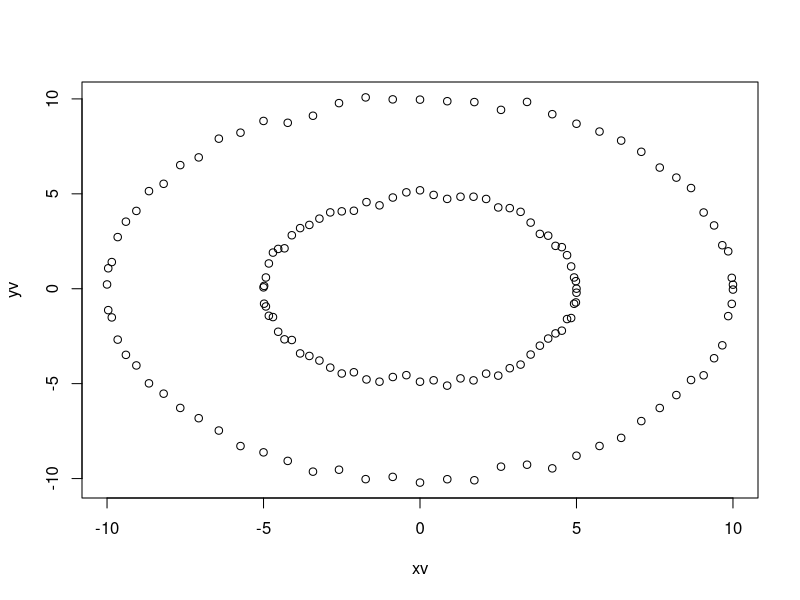
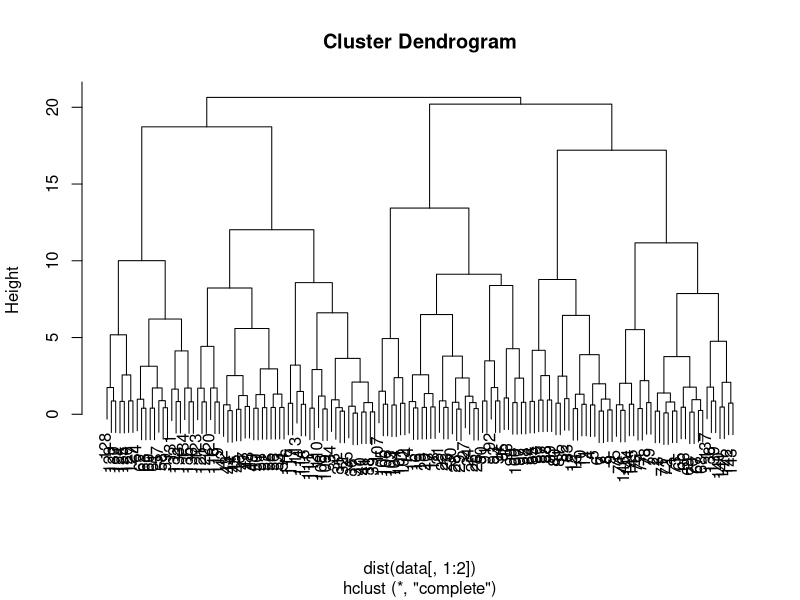
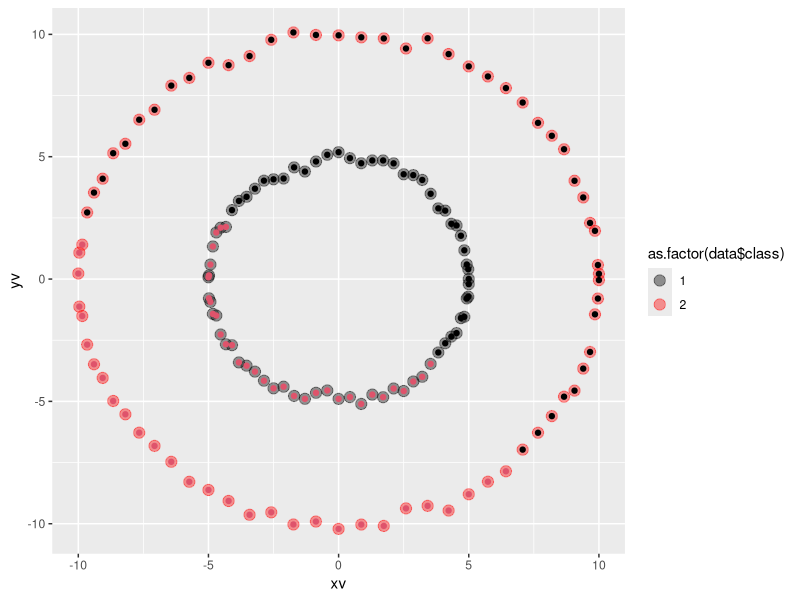
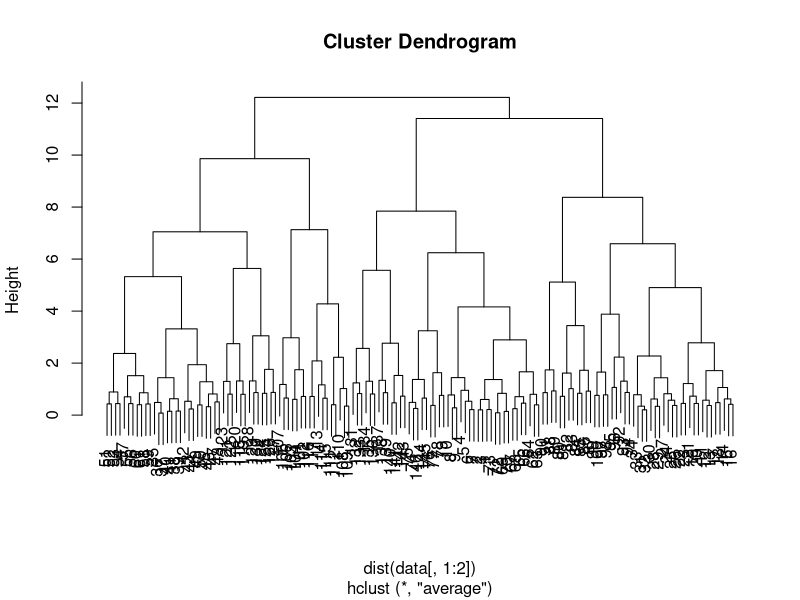
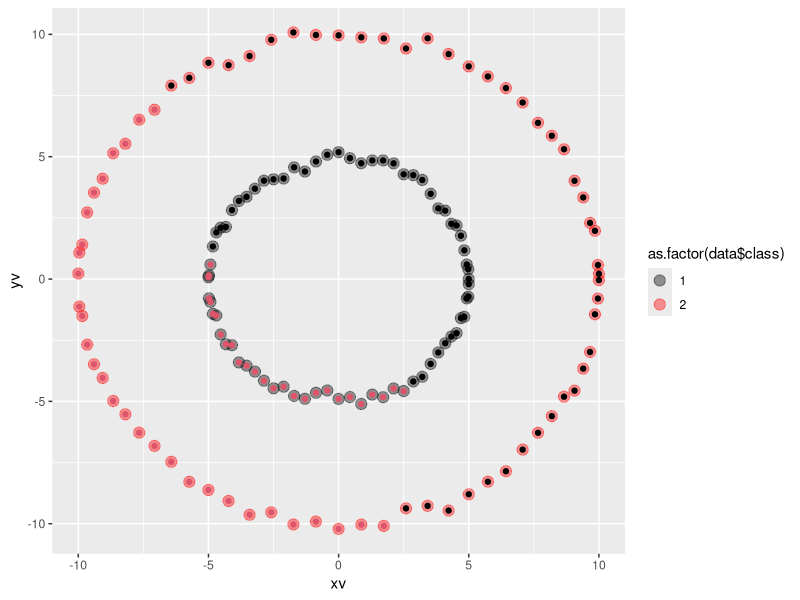
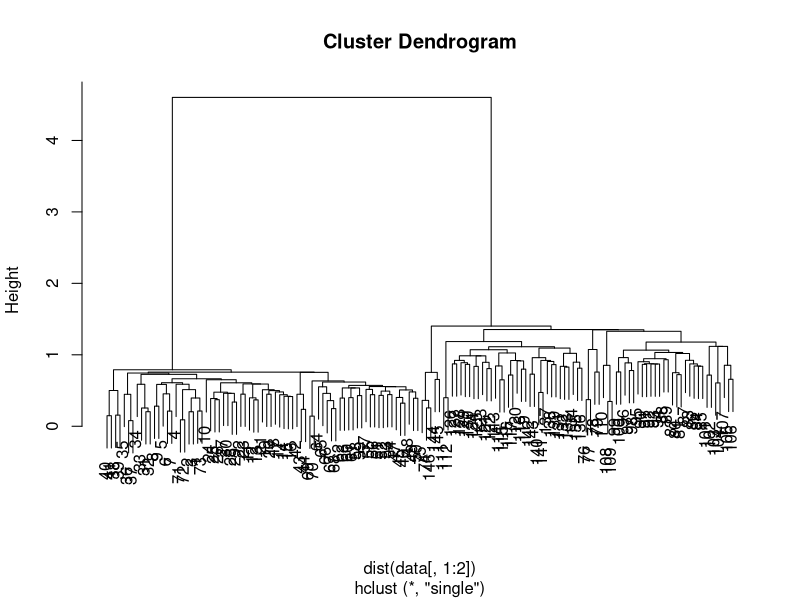
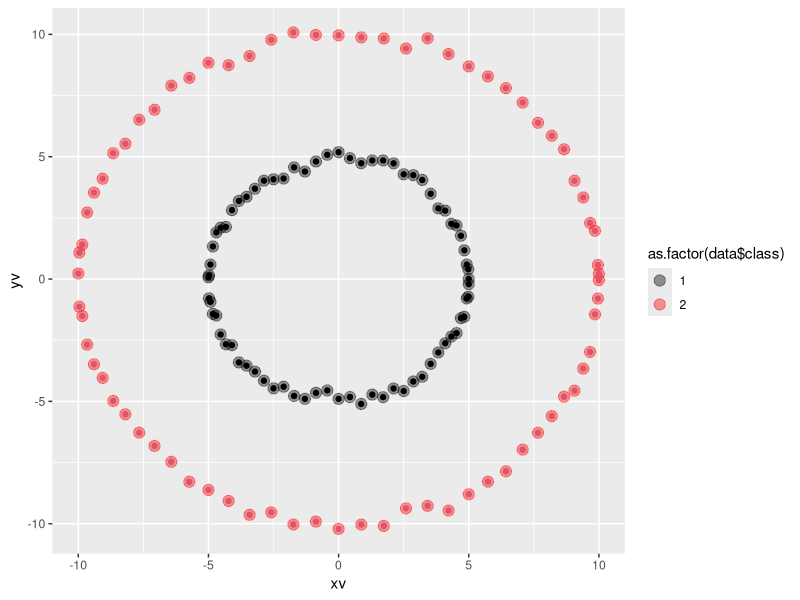
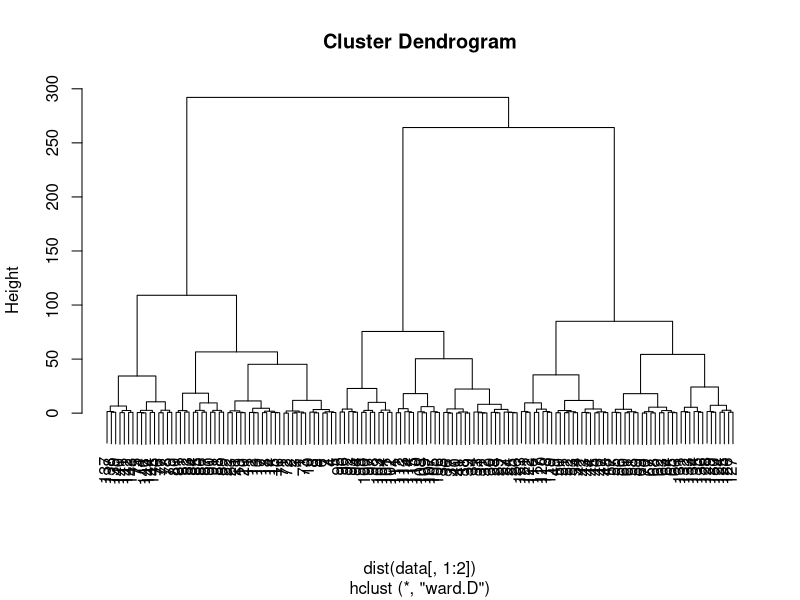

Write the R code that produced these figures, in order.
# Define input array with angles from 60deg to 300deg converted to radians
library(ggplot2)

i <- seq(0, 360, 5)
theta <- i * pi / 180
r1 <- 5
r2 <- 10
set.seed(10)
x1 <- r1 * cos(theta)
y1 <- r1 * sin(theta) + rnorm(length(x1), 0, 0.2)
data_1 <- data.frame(x1, y1, 1)
names(data_1) <- c("xv", "yv", "class")
x2 <- r2 * cos(theta)
y2 <- r2 * sin(theta) + rnorm(length(x2), 0, 0.2)
data_2 <- data.frame(x2, y2, 2)
names(data_2) <- c("xv", "yv", "class")
data <- rbind(data_1, data_2)
plot(data[,1:2])

clusterPlot <- function(type) {
  clusters <- hclust(dist(data[,1:2]), method = type)
  plot(clusters)
  
  clusterCut <- cutree(clusters, 2)
  show(table(clusterCut, data$class)) # show required, else will not print
  
  ggplot(data, aes(xv, yv, color = as.factor(data$class))) + 
      geom_point(alpha = 0.4, size = 3.5) +
      geom_point(col = clusterCut) + 
      scale_color_manual(values = c('black', 'red'))
}

dev.off()
clusterPlot('complete')
dev.off()
clusterPlot('average')
dev.off()
clusterPlot('single')
dev.off()
clusterPlot('ward.D')
